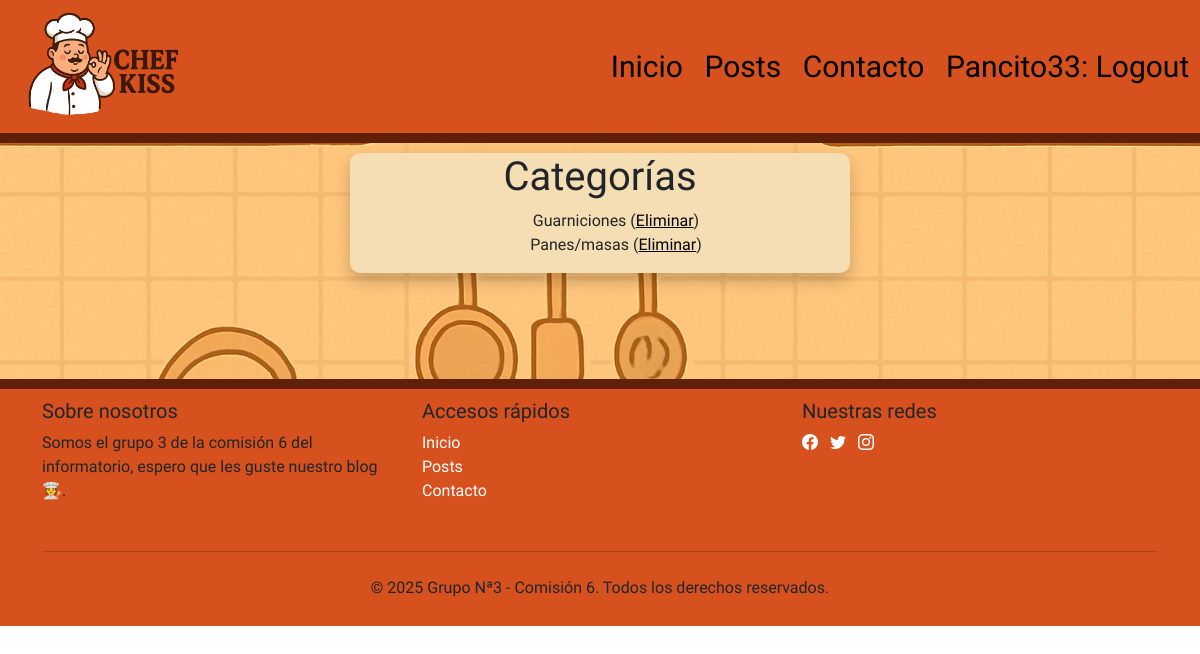
Screenshot of /categoria/ (signed in) with the database file from the repository.
### apps/usuario/models.py (models this page shows, shortened)
class Usuario(AbstractUser):
    imagen = models.ImageField(null=True,blank=True,upload_to='usuario',default='usuario/user-default.png')

### apps/posts/models.py (models this page shows, shortened)
class Categoria(models.Model):
    nombre = models.CharField(max_length=30,null=False)

### apps/posts/views.py (the view)
# urls.py: path('categoria/', CategoriaListView.as_view(), name = 'categoria_list'),
class CategoriaListView(ListView):
     model= Categoria
     template_name = 'posts/categoria_list.html'
     context_object_name = 'categorias'

### apps/posts/templatetags/colaborador_tags.py (called while the page is built)
@register.filter(name='has_group')
def has_group(user, group_name):
    return user.groups.filter(name=group_name).exists()

### templates/posts/categoria_list.html
{%extends 'base.html'%}
{% block contenido %}
<center class="fondo_settings">
    <div class="fondo_lista_categorias">
    <h1>Categorías</h1>
    <ul style="list-style: none;">
        {% for categoria in categorias %}
        <li>{{categoria.nombre}}
        (<a style="color:black;" href="{% url 'apps.posts:categoria_delete' pk=categoria.pk %}">Eliminar</a>)
        </li>
        {% empty %}
        <li>No hay categorias</li>
        {% endfor %}
    </ul>
    </div>
<br><br><br><br>
</center>
{% endblock %}

### templates/base.html (shortened to what this page needs)
 {%load static %}
{% load colaborador_tags%}
<!doctype html>
<html lang="es-ar">
    <head>
        {% load bootstrap5 %}
        {% bootstrap_css %}
        <link rel="stylesheet" type="text/css" href="{% static 'css/styles.css' %}">
        <link rel="stylesheet" href="https://cdn.jsdelivr.net/npm/bootstrap-icons@1.11.3/font/bootstrap-icons.min.css">
        <link
            href="https://cdn.jsdelivr.net/npm/bootstrap@5.3.2/dist/css/bootstrap.min.css"
            rel="stylesheet"
        />
    </head>
    <body>
        <header>
        <nav class="barra_navegacion">
            <a href="#"><img src="{%static 'img/nav_logo.png' %}" style="max-width: 200px;"></a>
            <div class="nav_container">
                <a  href="{% url 'index' %}">Inicio</a>
                <a  href="{% url 'apps.posts:posts' %}">Posts</a>
                <a  href="{% url 'apps.contacto:contacto' %}">Contacto</a>
                <div class="dropdown">
                {% if user.is_authenticated %}
                    <a href="{% url 'apps.usuario:logout' %}">
                            {{ user.username }}: Logout
                        </a>
            </div>
                {% else %}
                    <a href="{% url 'apps.usuario:login' %}">
                            Login
                    </a>
                {% endif %}
                </div>
        </nav>
        </header>
        {% block contenido %}
        {% endblock %}
        <footer class="mt-auto" style="background-color: #d6511d; padding: 10px;">
        <div class="container">
            <div class="row">
            <div class="col-md-4 mb-3">
                <h5>Sobre nosotros</h5>
                <p>Somos el grupo 3 de la comisión 6 del informatorio, espero que les guste nuestro blog 🧑‍🍳.</p>
            </div>
            <div class="col-md-4 mb-3">
                <h5>Accesos rápidos</h5>
                <ul class="list-unstyled">
                <li><a href="{% url 'index' %}" class="text-decoration-none text-white">Inicio</a></li>
                <li><a href="{% url 'apps.posts:posts' %}" class="text-decoration-none text-white">Posts</a></li>
                <li><a href="{% url 'apps.contacto:contacto' %}" class="text-decoration-none text-white">Contacto</a></li>
                </ul>
            </div>
            <div class="col-md-4 mb-3">
                <h5>Nuestras redes</h5>
                <ul class="list-inline social-icons">
                <li class="list-inline-item"><a href="#" class="text-white"><i class="bi bi-facebook"></i></a></li>
                <li class="list-inline-item"><a href="#" class="text-white"><i class="bi bi-twitter"></i></a></li>
                <li class="list-inline-item"><a href="#" class="text-white"><i class="bi bi-instagram"></i></a></li>
                </ul>
            </div>
            </div>
            <hr class="mb-4">
            <div class="row">
            <div class="col-md-12 text-center">
                <p>&copy; 2025 Grupo Nª3 - Comisión 6. Todos los derechos reservados.</p>
            </div>
            </div>
        </div>
        </footer>
    </body>
</html>

### static/css/styles.css (style rules this page uses)
* { font-family: "Baloo 2", sans-serif; }
.dropdown { position: relative; }
.barra_navegacion { background-color: #d6511d; display: flex; justify-content: space-between; align-items: center; width: 100%; border-bottom: solid 10px; border-color: #5f2007; }
.nav_container { font-family: "Baloo 2", sans-serif; font-size: 20px; width: 600px; display: flex; justify-content: space-around; }
.nav_container a { color: black; font-family: "Baloo 2", sans-serif; text-decoration: none !important; font-size: 30px; }
.fondo_settings { background-image: url('../img/background_default.png'); background-size: cover; background-position: center; height: fit-content; border-bottom: solid 10px; border-color: #5f2007; padding: 10px; display: flex; flex-direction: column; align-items: center; justify-content: center; }
.fondo_lista_categorias { background-color: wheat; width: 500px; display: flex; flex-direction: column; border-radius: 10px; box-shadow: 0px 8px 16px 0px rgba(0,0,0,0.2); height: fit-content; }

### rows the page displays
Usuario: username "Pancito33"
Categoria: nombre "Guarniciones"
Categoria: nombre "Panes/masas"
